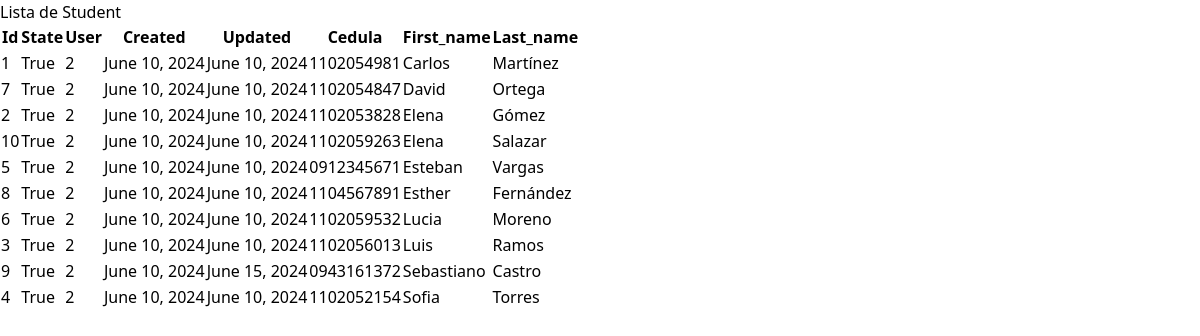
Page /lista/Student/ on the committed database.
### core/models.py (models this page shows, shortened)
class GeneralDelete(models.Model):
    state = models.BooleanField(default=True)
    user = models.ForeignKey(User, on_delete=models.CASCADE)
    created = models.DateField(auto_now_add=True)
    updated = models.DateField(auto_now=True)
    objects = models.Manager()
    active_objects = ActiveManager()
    def get_fields(self):
        return [(field.name, field.value_from_object(self)) for field in self._meta.fields]
    class Meta:
        abstract = True

class Student(GeneralDelete):
    cedula = models.CharField(max_length=10, unique=True, validators=[valida_cedula])
    first_name = models.CharField(max_length=50)
    last_name = models.CharField(max_length=50)
    class Meta:
        ordering = ["first_name"]
        verbose_name = "Student"
        verbose_name_plural = "Students"

### core/views.py (the view)
# urls.py: path('lista/<str:modelo>/', ListaObjetosView.as_view(), name='lista_objetos'),
class ListaObjetosView(ListView):
    template_name = 'lista_objetos.html'  # Ruta por defecto al template HTML
    context_object_name = 'objetos'  # Nombre del contexto en el template
    def get_queryset(self):
        modelo_nombre = self.kwargs['modelo']
        try:
            Modelo = apps.get_model('core', modelo_nombre)
        except LookupError:
            raise Http404(f"Modelo '{modelo_nombre}' no encontrado.")
        return Modelo.objects.all()
    def get_context_data(self, **kwargs):
        context = super().get_context_data(**kwargs)
        context['modelo'] = self.kwargs['modelo']
        return context

### template/lista_objetos.html (shortened to what this page needs)
<!DOCTYPE html>
<html lang="es">
<head>
    {% load static %}
    <link href="{% static 'css/styles.css' %}" rel="stylesheet">
</head>
<body class="bg-gray-100">
    <div class="container mx-auto px-4 py-8">
        <h1 class="text-2xl font-bold mb-4">Lista de {{ modelo }}</h1>
        <div class="overflow-x-auto">
            <table class="table-auto min-w-full bg-white border border-gray-200 shadow-lg rounded-lg">
                <thead class="bg-gray-200">
                    <tr>
                        {% for name, _ in objetos.0.get_fields %}
                        <th class="px-6 py-3 border-b-2 border-gray-300 text-left text-xs leading-4 font-medium text-gray-700 uppercase tracking-wider">{{ name|capfirst }}</th>
                        {% endfor %}
                    </tr>
                </thead>
                <tbody class="divide-y divide-gray-200">
                    {% for objeto in objetos %}
                    <tr class="hover:bg-gray-50">
                        {% for name, value in objeto.get_fields %}
                        <td class="px-6 py-4 whitespace-no-wrap">{{ value }}</td>
                        {% endfor %}
                    </tr>
                    {% empty %}
                    <tr>
                        <td colspan="{{ objetos.0.get_fields|length }}" class="px-6 py-4 text-center text-sm leading-5 text-gray-500">No hay {{ modelo }} disponibles.</td>
                    </tr>
                    {% endfor %}
                </tbody>
            </table>
        </div>
    </div>
</body>
</html>

### static/css/styles.css (style rules this page uses)
html, :host { line-height: 1.5; -webkit-text-size-adjust: 100%; -moz-tab-size: 4; -o-tab-size: 4; tab-size: 4; font-family: ui-sans-serif, system-ui, sans-serif, "Apple Color Emoji", "Segoe UI Emoji", "Segoe UI Symbol", "Noto Color Emoji"; font-feature-settings: normal; font-variation-settings: normal; -webkit-tap-highlight-color: transparent; }
body { margin: 0; line-height: inherit; }
h1, h2, h3, h4, h5, h6 { font-size: inherit; font-weight: inherit; }
table { text-indent: 0; border-color: inherit; border-collapse: collapse; }
blockquote, dl, dd, h1, h2, h3, h4, h5, h6, hr, figure, p, pre { margin: 0; }

### rows in the picture
Student: get_fields "1" "True" "2" "June 10, 2024" "June 10, 2024" "1102054981" "Carlos" "Martínez"
Student: get_fields "7" "True" "2" "June 10, 2024" "June 10, 2024" "1102054847" "David" "Ortega"
Student: get_fields "2" "True" "2" "June 10, 2024" "June 10, 2024" "1102053828" "Elena" "Gómez"
Student: get_fields "10" "True" "2" "June 10, 2024" "June 10, 2024" "1102059263" "Elena" "Salazar"
Student: get_fields "5" "True" "2" "June 10, 2024" "June 10, 2024" "0912345671" "Esteban" "Vargas"
Student: get_fields "8" "True" "2" "June 10, 2024" "June 10, 2024" "1104567891" "Esther" "Fernández"
Student: get_fields "6" "True" "2" "June 10, 2024" "June 10, 2024" "1102059532" "Lucia" "Moreno"
Student: get_fields "3" "True" "2" "June 10, 2024" "June 10, 2024" "1102056013" "Luis" "Ramos"
Student: get_fields "9" "True" "2" "June 10, 2024" "June 15, 2024" "0943161372" "Sebastiano" "Castro"
Student: get_fields "4" "True" "2" "June 10, 2024" "June 10, 2024" "1102052154" "Sofia" "Torres"

### other values in the picture
{{ modelo }} "Student"
{{ name|capfirst }} "Id" "State" "User" "Created" "Updated" "Cedula" "First_name" "Last_name"
